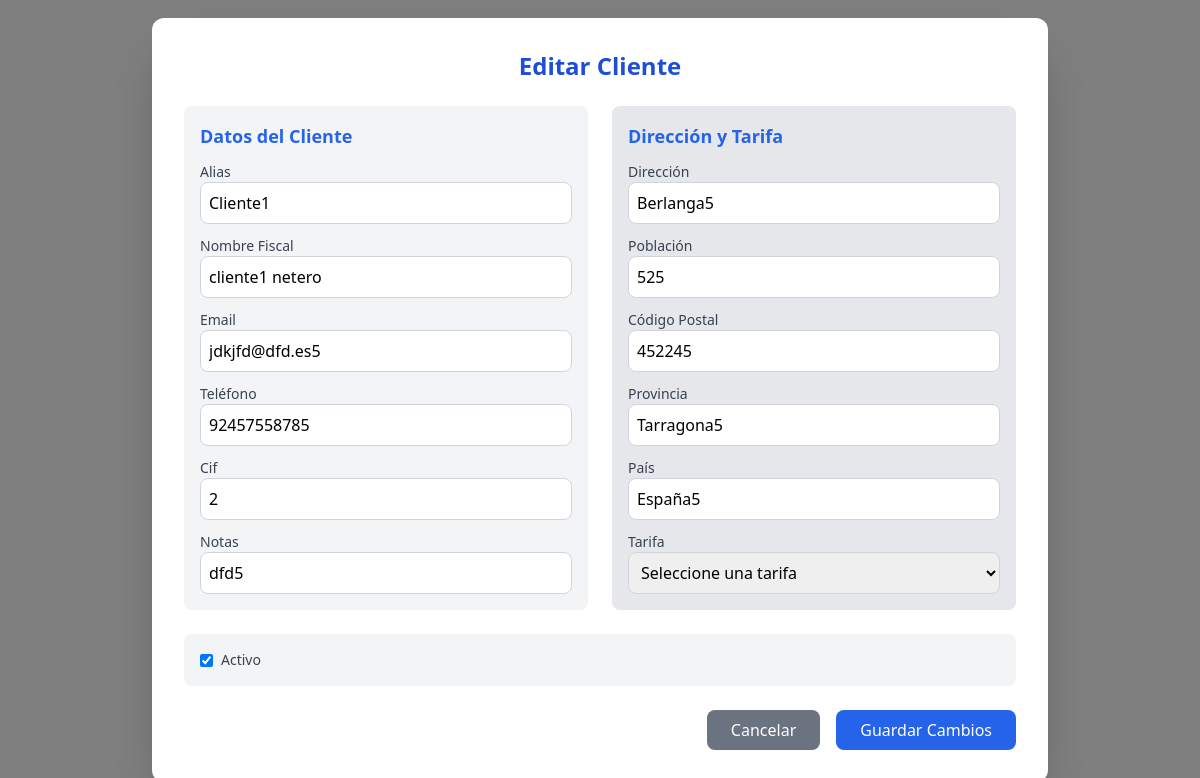
Before: /editar_cliente/Cliente1 with the older database file.
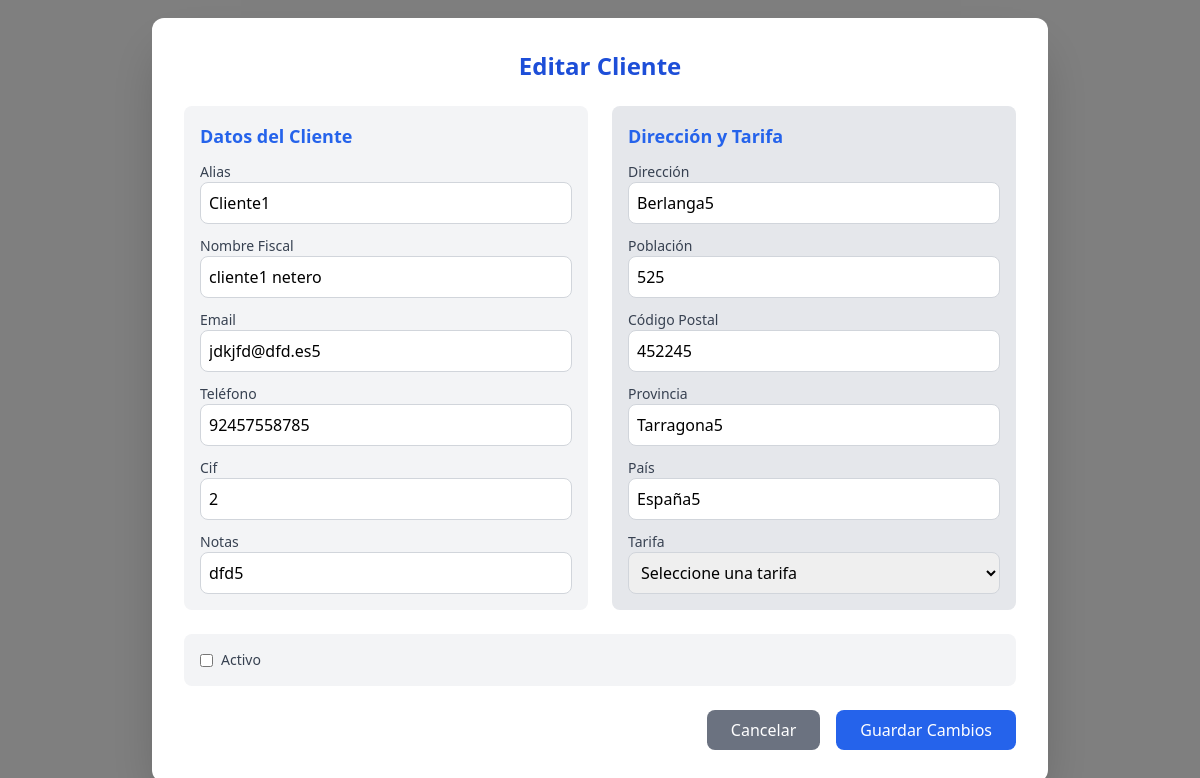
After: the same page with the newer database file.
### models.py (models this page shows, shortened)
class Cliente(Base):
    __tablename__ = "cliente"
    id = Column(Integer, primary_key=True, autoincrement=True, nullable=False)
    alias = Column(String(200), nullable=False)
    nombre_fiscal = Column(String(200), nullable=False)
    direccion = Column(String(200), nullable=True)
    codigo_postal = Column(Integer, nullable=True)
    poblacion = Column(String(200), nullable=True)
    provincia = Column(String(200), nullable=True)
    pais = Column(String(100), nullable=True)
    cif = Column(String(10),nullable=True)
    email = Column(String(100), nullable=True)
    telefono = Column(Integer, nullable=True)
    tarifa = Column(String(100), nullable=True)
    notas = Column(String(300), nullable=True)
    activo = Column(Boolean, default=True, nullable=False)

### metodos/editar_cliente.py (the view, shortened to what this page needs)
    @app.route('/editar_cliente/<string:alias>', methods=['GET', 'POST'])
    def editar_cliente(alias):
        cliente = session.query(Cliente).filter_by(alias=alias).first()
        if not cliente:
            flash("Cliente no encontrado", "error")
            return redirect(url_for('clientes'))
        return render_template("modal_editar_cliente.html", cliente=cliente)

### metodos/editar_cliente.py (called while the page is built, shortened)
def ruta_editar_cliente(app):
    @app.route('/editar_cliente/<string:alias>', methods=['GET', 'POST'])
    def editar_cliente(alias):
        cliente = session.query(Cliente).filter_by(alias=alias).first()
        if not cliente:
            flash("Cliente no encontrado", "error")
            return redirect(url_for('clientes'))
        return render_template("modal_editar_cliente.html", cliente=cliente)

### templates/modal_editar_cliente.html (shortened to what this page needs)
<!DOCTYPE html>
<html lang="es">
<head>
    <script src="https://cdn.tailwindcss.com"></script>
</head>
<body>
   <div id="modal_editar_cliente" class="fixed inset-0 flex items-center justify-center bg-black bg-opacity-50 {% if not cliente %}hidden{% endif %}">
    <div class="bg-white rounded-xl shadow-2xl w-full max-w-4xl mx-4 p-8">
        <h2 class="text-2xl font-bold mb-6 text-blue-700 text-center">Editar Cliente</h2>
        <form id="editarClienteForm" method="POST" action="{{ url_for('editar_cliente', alias=cliente.alias) }}">
            <div class="grid grid-cols-1 md:grid-cols-2 gap-6">
                <div class="bg-gray-100 p-4 rounded-lg">
                    <h3 class="text-lg font-semibold mb-3 text-blue-600">Datos del Cliente</h3>
                    <div class="grid grid-cols-1 gap-3">
                        <div>
                            <label class="block text-sm font-medium text-gray-700">Alias</label>
                            <input type="text" class="w-full p-2 border border-gray-300 rounded-lg" value="{{ cliente.alias }}" readonly>
                        </div>
                        <div>
                            <label class="block text-sm font-medium text-gray-700">Nombre Fiscal</label>
                            <input type="text" name="nombre_fiscal" class="w-full p-2 border border-gray-300 rounded-lg" value="{{ cliente.nombre_fiscal }}">
                        </div>
                        <div>
                            <label class="block text-sm font-medium text-gray-700">Email</label>
                            <input type="email" name="email" class="w-full p-2 border border-gray-300 rounded-lg" value="{{ cliente.email }}">
                        </div>
                        <div>
                            <label class="block text-sm font-medium text-gray-700">Teléfono</label>
                            <input type="text" name="telefono" class="w-full p-2 border border-gray-300 rounded-lg" value="{{ cliente.telefono }}">
                        </div>
                         <div>
                            <label class="block text-sm font-medium text-gray-700">Cif</label>
                            <input type="text" name="cif" class="w-full p-2 border border-gray-300 rounded-lg" value="{{ cliente.cif }}">
                        </div>
                        <div>
                            <label class="block text-sm font-medium text-gray-700">Notas</label>
                            <input type="text" name="notas" class="w-full p-2 border border-gray-300 rounded-lg" value="{{ cliente.notas }}">
                        </div>
                    </div>
                </div>
                <div class="bg-gray-200 p-4 rounded-lg">
                    <h3 class="text-lg font-semibold mb-3 text-blue-600">Dirección y Tarifa</h3>
                    <div class="grid grid-cols-1 gap-3">
                        <div>
                            <label class="block text-sm font-medium text-gray-700">Dirección</label>
                            <input type="text" name="direccion" class="w-full p-2 border border-gray-300 rounded-lg" value="{{ cliente.direccion }}">
                        </div>
                        <div>
                            <label class="block text-sm font-medium text-gray-700">Población</label>
                            <input type="text" name="poblacion" class="w-full p-2 border border-gray-300 rounded-lg" value="{{ cliente.poblacion }}">
                        </div>
                        <div>
                            <label class="block text-sm font-medium text-gray-700">Código Postal</label>
                            <input type="text" name="codigo_postal" class="w-full p-2 border border-gray-300 rounded-lg" value="{{ cliente.codigo_postal }}">
                        </div>
                        <div>
                            <label class="block text-sm font-medium text-gray-700">Provincia</label>
                            <input type="text" name="provincia" class="w-full p-2 border border-gray-300 rounded-lg" value="{{ cliente.provincia }}">
                        </div>
                        <div>
                            <label class="block text-sm font-medium text-gray-700">País</label>
                            <input type="text" name="pais" class="w-full p-2 border border-gray-300 rounded-lg" value="{{ cliente.pais }}">
                        </div>
                        <div>
                            <label class="block text-sm font-medium text-gray-700">Tarifa</label>
                            <select name="tarifa" class="w-full p-2 border border-gray-300 rounded-lg">
                                <option value="">Seleccione una tarifa</option>
                            </select>
                        </div>
                    </div>
                </div>
            </div>
            <div class="bg-gray-100 p-4 rounded-lg mt-6">
                <div class="flex items-center">
                    <input type="checkbox" name="activo" class="mr-2" {% if cliente.activo %}checked{% endif %}>
                    <label class="text-sm font-medium text-gray-700">Activo</label>
                </div>
            </div>
            <div class="flex justify-end space-x-4 mt-6">
                <button type="button" onclick="cerrarEditarModal()" class="bg-gray-500 text-white px-6 py-2 rounded-lg hover:bg-gray-600 transition">Cancelar</button>
                <button type="submit" class="bg-blue-600 text-white px-6 py-2 rounded-lg hover:bg-blue-700 transition">Guardar Cambios</button>
            </div>
        </form>
    </div>
</div>
</body>
</html>

Changed rows visible on the page:
changed Cliente "Cliente1": activo "☑" → "☐"
